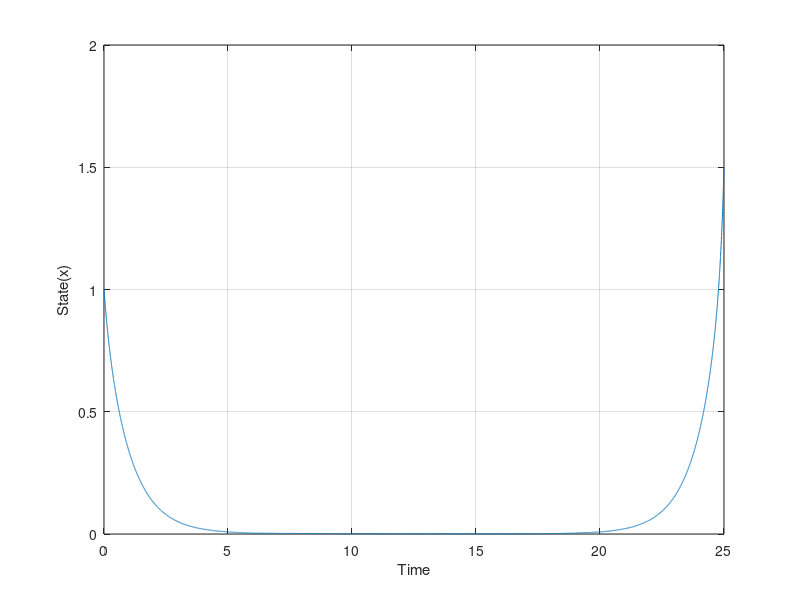
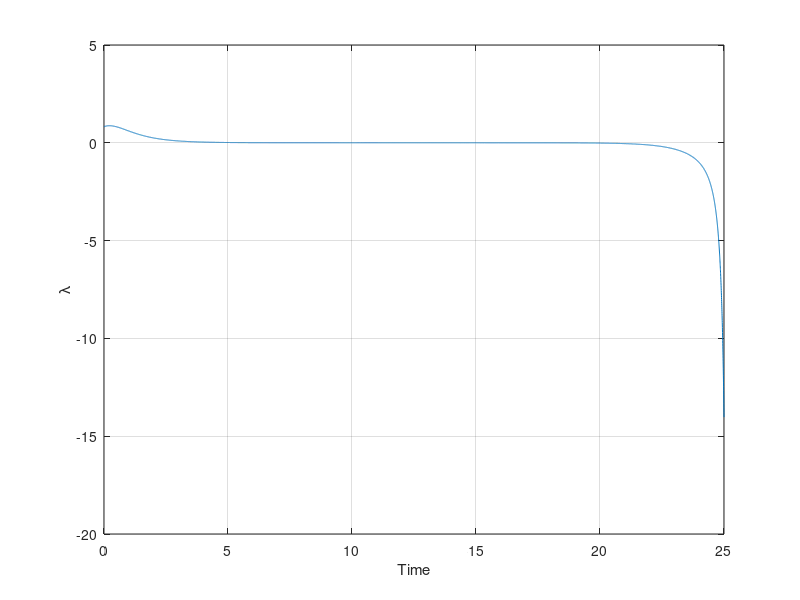

These charts were generated, in order, by the following MATLAB code:
clc;
% clear;
close all;
%% Initialization
xf = 1.5;
x0 = 1;
tf = 25;
t0 = 0;


%% iLQR parameters
N = 10000;
dt = (tf - t0)./N;
alpha = 0.5;


Q = 2;
R = 2;
x_nom = zeros(1,N+1);
x_nom(:,1) = x0;
x_new = zeros(1,N+1);
x_new(:,1) = x0;
u_nom = randn(1,N);
dx = zeros(1,N+1);
du = zeros(1,N);
S = zeros(1,N+1);
S(:,N+1) = 0;
P = zeros(1,N+1);
P(:,N+1) = 0;
V = zeros(1,N+1);
V(:,N+1) = 1;
U = zeros(1,N+1);
U(:,N+1) = 1;
w = zeros(1,N+1);
w(:,N+1) = 0;
K = zeros(1,N);
K_u = zeros(1,N);
k = zeros(1,N);

eps = 0;



criteria = true;
iter = 0;
max_iter = 10000;

while iter < max_iter

    iter = iter + 1;

    for i = 1:1:N
        x_nom(:,i+1) = x_nom(:,i) + dt*(-x_nom(:,i)^3 + u_nom(:,i));
    end

    d_psi = xf - x_nom(:,N+1);
    % d_psi = dx(:,N+1);
    for i = N:-1:1
        A = (1 + dt*(-3*(x_nom(:,i)^2)));
        B = dt;
        Quu = 2 + B'*S(:,i+1)*B;
        if i == N
            w(:,i+1) = -inv(B)*2*u_nom(:,N);
        end

        S(:,i) = A'*S(:,i+1)*A + Q - A'*S(:,i+1)*B*inv(Quu)*B'*S(:,i+1)*A;
        V(:,i) = A'*V(:,i+1) - A'*S(:,i+1)*B*inv(Quu)*B'*V(:,i+1);
        w(:,i) = Q*x_nom(:,i) + A'*w(:,i+1) - A'*S(:,i+1)*B*...
            inv(Quu)*(B*w(:,i+1) + R*u_nom(:,i));
        U(:,i) = U(:,i+1)*(A - B*inv(Quu)*B'*S(:,i+1)*A);
        P(:,i) = P(:,i+1) + U(:,i+1)*B*(-inv(Quu)*B'*V(:,i+1));
        K(:,i) = inv(Quu)*B'*V(:,i+1)*inv(P(:,i))*U(:,i) - ...
            inv(Quu)*B'*S(:,i+1)*A;
        K_u(:,i) = -inv(Quu)*B'*V(:,i+1)*inv(P(:,i));
        k(:,i)   = -inv(Quu)*2*u_nom(:,i) -inv(Quu)*B'*w(:,i+1);
        % K_u(:,i) = dt;
        
    end

    for i = 1:1:N
        du(:,i) = K(:,i)*dx(:,i) + K_u(:,i)*d_psi + alpha*k(:,i);
        u_nom(:,i) = u_nom(:,i) + du(:,i);
        x_new(:,i+1) = x_new(:,i) + dt*(-x_new(:,i)^3 + u_nom(:,i));
        dx(:,i+1) = x_new(:,i+1) - x_nom(:,i+1);
    end
    
    % x_nom = x_new;
    
    if abs(d_psi)<1e-10
        break;
    end
    terminal_error(iter) = d_psi;
    state_error(iter) = norm(dx,inf);
    % iter
end

% u_nom = [u_nom(:,1), u_nom];
iter
% J = (sum(u_nom.^2) + sum(x_nom.^2))*dt;
lambda = zeros(1,N+1);
mu = -inv(P(:,1))*(U(:,1)*dx(:,1) - d_psi);
for i = N+1:-1:1
    lambda(i) = S(:,i)*dx(:,i) + V(:,i)*mu + w(:,i);
    lambda(i) = lambda(i)*dt;
end
%% Plots

% figure(1)
% plot(0:dt:tf-dt,K)
% xlabel('Time')
% ylabel('State feedback')
% grid on
% hold on
% 
% figure(2)
% plot(0:dt:tf-dt,K_u)
% xlabel('Time')
% ylabel('Term. offset feedback')
% grid on
% hold on
% 
figure(3)
plot(0:dt:tf,x_nom)
xlabel('Time')
ylabel('State(x)')
grid on
hold on

figure(4)
plot(0:dt:tf,lambda)
xlabel('Time')
ylabel('\lambda')
grid on
% hold on
% plot(0:dt:tf,lambda)
% plot(0:dt:tf,w.*dt)
%%
% sig = 0.6;
% for k = 1:1:100
%     x = zeros(1,N+1);
%     err = normrnd(0,sig,[1,1]);
%     x(:,1) = x0 + err;
%     noise = zeros(size(x));
%     noise(:,1) = err;
%     for i = 1:1:N
%         % err = randn(1,1);
%         x_b(:,i) = x(:,i);
%         for j = i:1:N
%             x_b(:,j+1) = x_b(:,j) + dt*(-x_b(:,j)^3 + u_nom(:,j));
%         end
%         d_psi_n = xf - x_b(:,N+1);
%         u_new(:,i) = u_nom(:,i) + 1*K(:,i)*(x(:,i) - x_nom(:,i)) + ...
%             1*K_u(:,i)*d_psi_n;
%         x(:,i+1) = x(:,i) + dt*(-x(:,i)^3 + u_new(:,i));
%         if i<(N-10)
%                 err = normrnd(0,sig,[1,1]);
%                 x(:,i+1) = x(:,i+1) + 1*err;
%                 noise(:,i+1) = err;
%         end
%     end
% 
% 
%     error = x-x_nom;
%     final_error(k) = error(end);
%     figure(1)
%     plot(0:dt:tf,noise)
%     hold on
% end
% 
% 
% figure(1)
% plot(0:dt:tf,3*sig*ones(1,N+1),'--r')
% plot(0:dt:tf,-3*sig*ones(1,N+1),'--r')
% 
% figure(2)
% plot(1:1:100,(final_error./xf)*100,'o')
% ylabel('Final Error as % of final state')
% xlabel('Iterations')
% 
% x10 = x;
% u10 = u_new;
% figure
% plot(0:dt:tf,x_nom)
% hold on
% plot(0:dt:tf,x)
% legend('Opt. Sol.','Feedback sol.')
% 
% figure
% plot(0:dt:tf-dt,u_nom)
% hold on
% plot(0:dt:tf-dt,u_new)
% legend('Opt. Sol.','Feedback sol.')
% 
% x_opt = x_nom;
% u_opt = u_nom;

    
% figure
% plot(0:dt:tf,P)
% xlabel('Time')
% ylabel('P')
% grid on
% 
% figure
% plot(0:dt:tf,V)
% xlabel('Time')
% ylabel('V')
% grid on


%% Continuous-Time results


% Forward marching

% x_init = [x0;lambda(1)];
% traj = x_init;
% sim_diff_fac = 100;
% N1 = N*sim_diff_fac;
% dt1 = dt/sim_diff_fac;
% 
% for i = 1:1:N1
%     [t,x] = ode113(@(t,x) odefun(t,x), [(i-1)*dt1, i*dt1], x_init);
%     x_init = x(end,:)';
%     traj = [traj, x_init];
% end
% 
% frac = 1;
% t_plot = tf*frac;
% n = N*frac+ 1;
% n1 = N1*frac + 1;
% 
% figure(1)
% plot(0:dt1:t_plot,traj(1,1:n1));
% hold on
% plot(0:dt:t_plot,x_nom(:,1:n));
% 
% figure(2)
% plot(0:dt1:t_plot,traj(2,1:n1));
% hold on
% plot(0:dt:t_plot,lambda(:,1:n));

% Backward Marching
% x_init = [x_nom(1,end);lambda(1,end)];
% traj = x_init;
% sim_diff_fac = 100;
% N1 = N*sim_diff_fac;
% dt1 = dt/sim_diff_fac;
% 
% for i = N1:-1:1
%     [t,x] = ode113(@(t,x) odefun(t,x), [(i)*dt1, (i-1)*dt1], x_init);
%     x_init = x(end,:)';
%     traj = [x_init, traj];
% end
% 
% 
% frac = 1/1;
% t_plot = tf - tf*frac;
% n = N - N*frac + 1;
% n1 = N1 - N1*frac + 1;
% 
% figure(1)
% plot(t_plot:dt1:tf,traj(1,n1:end));
% hold on
% plot(t_plot:dt:tf,x_nom(:,n:end));
% 
% figure(2)
% plot(t_plot:dt1:tf,traj(2,n1:end));
% hold on
% plot(t_plot:dt:tf,lambda(:,n:end));
% 
% function xout = odefun(t,y)
% 
%  x = y(1);
%  lambda = y(2);
% 
%  xout = zeros(2,1);
%  xout(1) = -x.^3 - lambda./2;
%  xout(2) = -2*x + 3*lambda.*(x.^2);
% end
